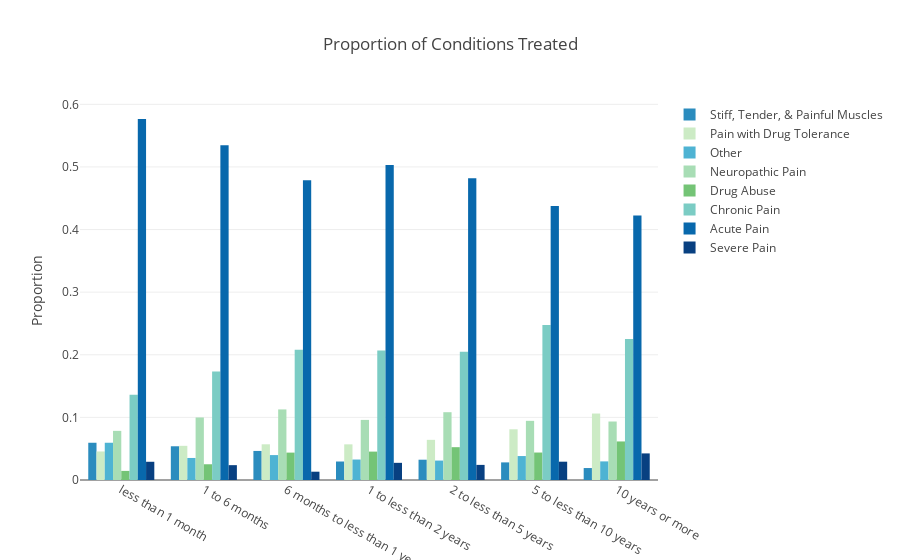

The code cell stored with this chart in its notebook:
### Code cell
#interactive plot
groups = data9.group.unique()
    
trace = []
for i in range(0, len(groups)):
    trace.append(go.Bar(x = sortedLength,
                        y = data9.prop[data9.group == groups[i]],
                        name = groups[i],
                        marker = dict(color=col[groups[i]])
                        ))
    
layout = go.Layout(title = 'Proportion of Conditions Treated', 
                   yaxis = dict(title = 'Proportion'))
    
iplot(go.Figure(data = trace, layout = layout))

### Figure 1 — Plotly figure (JSON) as saved in the notebook; plotly's stock layout.template omitted (floating-point values rounded to 4 significant figures)
{"data": [{"marker": {"color": "rgb(43,140,190)"}, "name": "Stiff, Tender, & Painful Muscles", "type": "bar", "uid": "5802855c-9abe-11e8-a837-c49ded1fd344", "x": ["less than 1 month", "1 to 6 months", "6 months to less than 1 year", "1 to less than 2 years", "2 to less than 5 years", "5 to less than 10 years", "10 years or more"], "y": [0.05949, 0.05388, 0.04642, 0.02954, 0.03241, 0.02812, 0.01911]}, {"marker": {"color": "rgb(204,235,197)"}, "name": "Pain with Drug Tolerance", "type": "bar", "uid": "5802855d-9abe-11e8-9285-c49ded1fd344", "x": ["less than 1 month", "1 to 6 months", "6 months to less than 1 year", "1 to less than 2 years", "2 to less than 5 years", "5 to less than 10 years", "10 years or more"], "y": [0.04557, 0.0546, 0.05703, 0.05696, 0.06414, 0.08099, 0.1062]}, {"marker": {"color": "rgb(78,179,211)"}, "name": "Other", "type": "bar", "uid": "5802855e-9abe-11e8-a7eb-c49ded1fd344", "x": ["less than 1 month", "1 to 6 months", "6 months to less than 1 year", "1 to less than 2 years", "2 to less than 5 years", "5 to less than 10 years", "10 years or more"], "y": [0.05949, 0.0352, 0.03979, 0.0327, 0.03103, 0.03825, 0.02972]}, {"marker": {"color": "rgb(168,221,181)"}, "name": "Neuropathic Pain", "type": "bar", "uid": "5802855f-9abe-11e8-b2e4-c49ded1fd344", "x": ["less than 1 month", "1 to 6 months", "6 months to less than 1 year", "1 to less than 2 years", "2 to less than 5 years", "5 to less than 10 years", "10 years or more"], "y": [0.07848, 0.09986, 0.1127, 0.09599, 0.1083, 0.09449, 0.09342]}, {"marker": {"color": "rgb(116,196,118)"}, "name": "Drug Abuse", "type": "bar", "uid": "58028560-9abe-11e8-b19e-c49ded1fd344", "x": ["less than 1 month", "1 to 6 months", "6 months to less than 1 year", "1 to less than 2 years", "2 to less than 5 years", "5 to less than 10 years", "10 years or more"], "y": [0.01456, 0.02514, 0.04377, 0.04536, 0.05241, 0.04387, 0.06157]}, {"marker": {"color": "rgb(123,204,196)"}, "name": "Chronic Pain", "type": "bar", "uid": "58028561-9abe-11e8-ace4-c49ded1fd344", "x": ["less than 1 month", "1 to 6 months", "6 months to less than 1 year", "1 to less than 2 years", "2 to less than 5 years", "5 to less than 10 years", "10 years or more"], "y": [0.1361, 0.1731, 0.2082, 0.2068, 0.2048, 0.2475, 0.2251]}, {"marker": {"color": "rgb(8,104,172)"}, "name": "Acute Pain", "type": "bar", "uid": "58028562-9abe-11e8-ae73-c49ded1fd344", "x": ["less than 1 month", "1 to 6 months", "6 months to less than 1 year", "1 to less than 2 years", "2 to less than 5 years", "5 to less than 10 years", "10 years or more"], "y": [0.5766, 0.5345, 0.4788, 0.5032, 0.4821, 0.4376, 0.4225]}, {"marker": {"color": "rgb(8,64,129)"}, "name": "Severe Pain", "type": "bar", "uid": "58028563-9abe-11e8-869f-c49ded1fd344", "x": ["less than 1 month", "1 to 6 months", "6 months to less than 1 year", "1 to less than 2 years", "2 to less than 5 years", "5 to less than 10 years", "10 years or more"], "y": [0.02911, 0.02371, 0.01326, 0.02743, 0.02414, 0.02925, 0.04246]}], "layout": {"title": "Proportion of Conditions Treated", "yaxis": {"title": "Proportion"}}}
